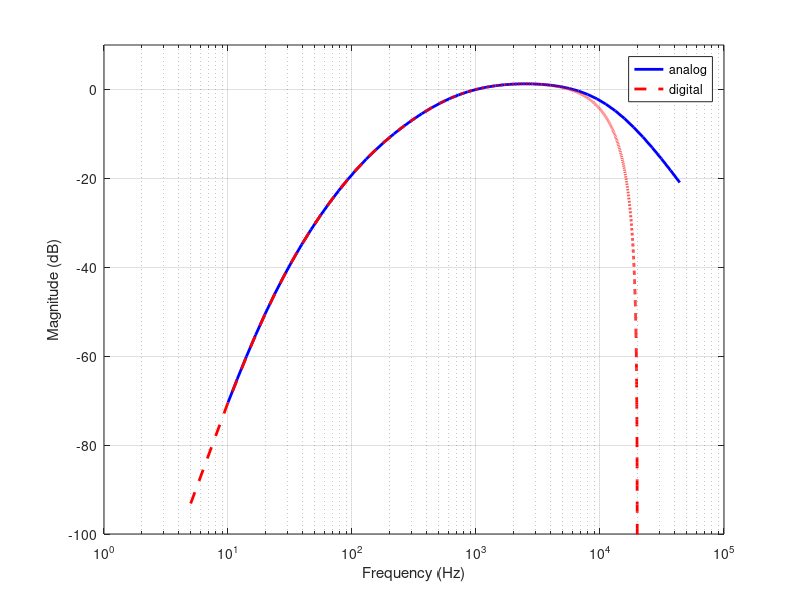

This chart was generated by the following MATLAB code:
% Script converts analog filter transfer function to digital domain
% and calculates coefficients for biquad cascade IIR digital filter.

clear all
close all

Fs = 40000;
T = 1/Fs;

% Definition of analog A-weighting filter according to IEC/CD 1672.
f1 = 20.598997; 
f2 = 107.65265;
f3 = 737.86223;
f4 = 12194.217;
a1000 = 1.9997;

num = [(2*pi*f4)^2*(10^(a1000/20)) 0 0 0 0];
den = conv([1 +4*pi*f4 (2*pi*f4)^2],[1 +4*pi*f1 (2*pi*f1)^2]); 
den = conv(conv(den,[1 2*pi*f3]),[1 2*pi*f2]);

% Definition of analog C-weighting filter according to IEC/CD 1672.
%f1 = 20.598997; 
%f4 = 12194.217;
%c1000 = 0.0619;
%
%num = [(2*pi*f4)^2*(10^(c1000/20)) 0 0];
%den = conv([1 +4*pi*f4 (2*pi*f4)^2],[1 +4*pi*f1 (2*pi*f1)^2]); 

% Use bilinear to transform it to a discrete-time IIR filter.
[numz,denz] = bilinear(num,den, T);

% Visualize filters frequency response
figure
fmin = 10;
fmax = Fs + 0.1*Fs;
omega = logspace(log10(2*pi*fmin), log10(2*pi*fmax));

% Analog filter
hs = freqs(num,den,omega);
semilogx(omega/(2*pi), 20*log10(abs(hs)), 'color', 'b', 'linewidth', 2);
grid on; hold on;

% Digital filter
n = ceil(Fs/fmin);
[hz,wz] = freqz(numz,denz,n);
semilogx(wz*Fs/(2*pi), 20*log10(abs(hz)), 'color', 'r', 'linewidth', 2, 'linestyle', '--');

ylim([-100 10])
legend('analog', 'digital')
xlabel('Frequency (Hz)')
ylabel('Magnitude (dB)')

% Get digital filter coefficients (for biquad cascade IIR)
sos = tf2sos(numz, denz);

% Format coefficients to be compatibile with CMSIS IIR filter functions
num_sos = size(sos, 1);
coeffs = zeros(num_sos, 5);
for s=1:num_sos
coeffs(s, :) = [sos(s, 1:3) sos(s, 5:6)];
coeffs(s, 4:5) = -coeffs(s, 4:5);
endfor
coeffs

